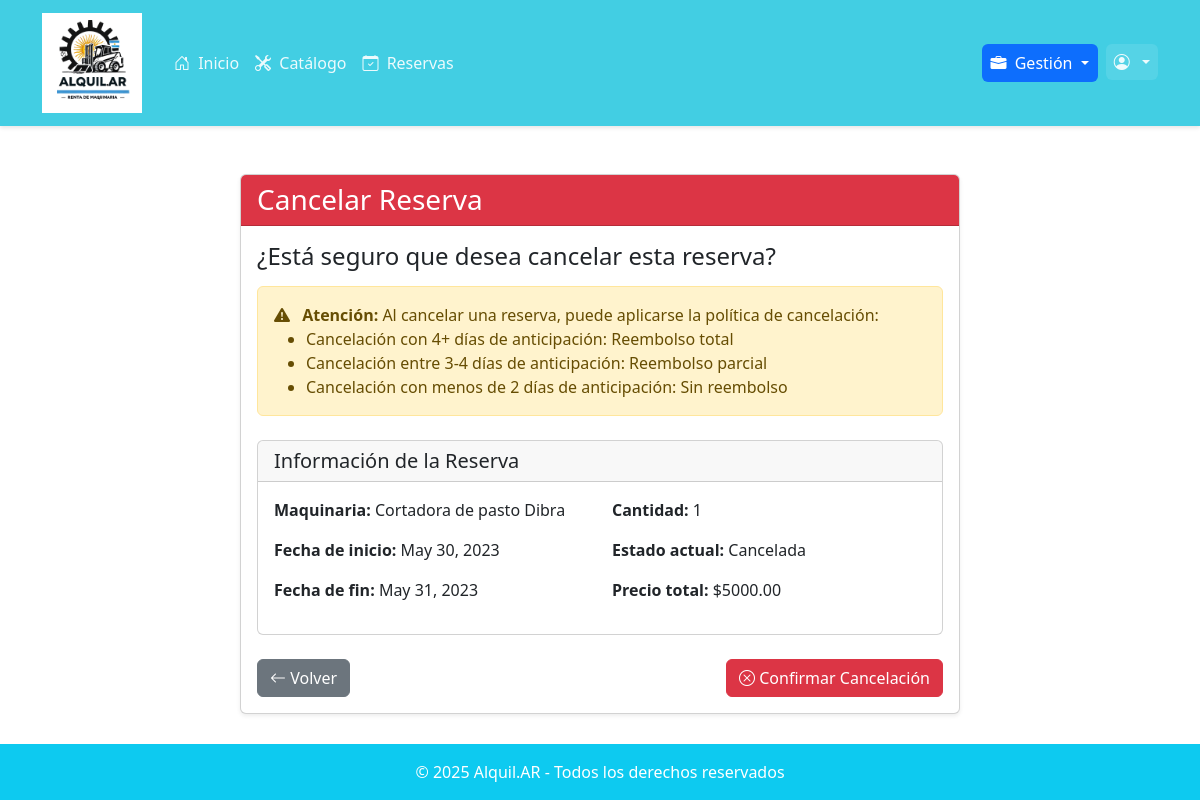
The app's page /reservas/cancelar/81/ (signed in), older data.
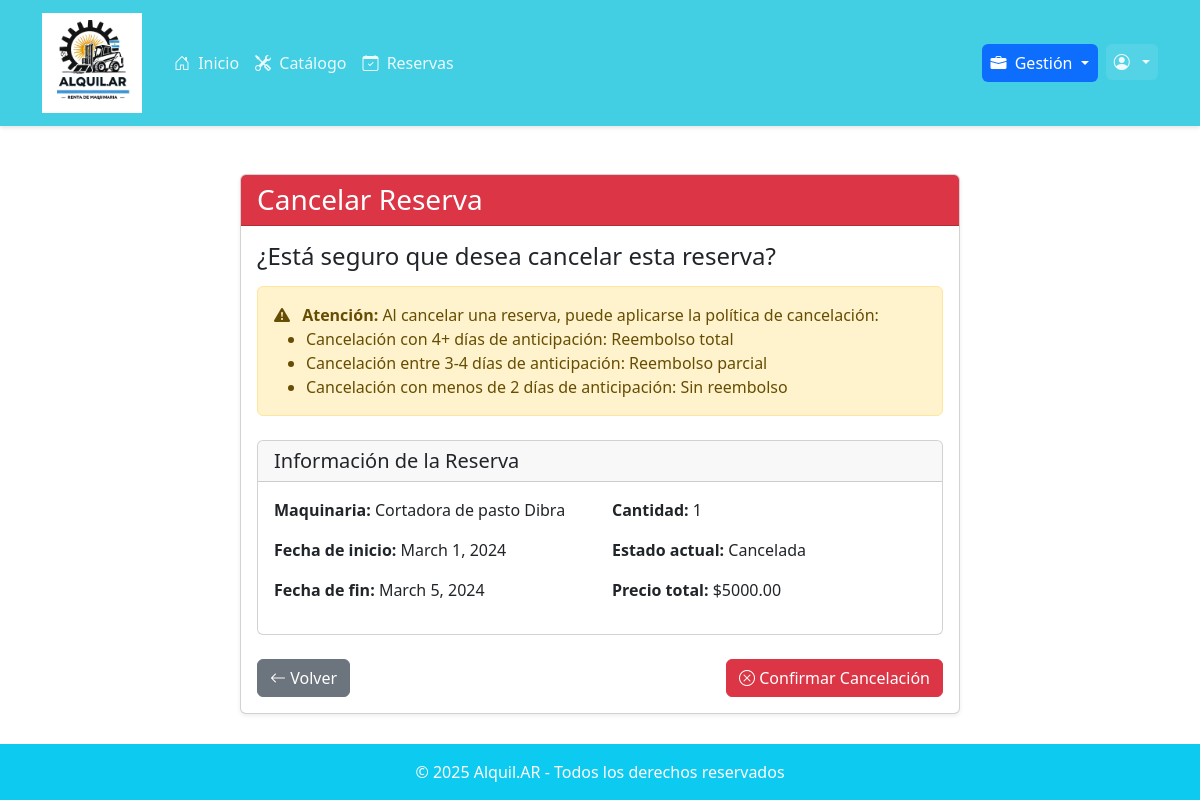
The same page, newer data.
### reservas/models.py (models this page shows, shortened)
class Reserva(models.Model):
    ESTADO_CHOICES = [
        ('PENDIENTE_PAGO', 'Pendiente de Pago'),
        ('CONFIRMADA', 'Confirmada'),
        ('CANCELADA', 'Cancelada'),
        ('FINALIZADA', 'Finalizada'),
        ('NO_DEVUELTA', 'No Devuelta'),
    ]
    TIPO_PAGO_CHOICES = [
        ('ONLINE', 'Pago Online'),
        ('PRESENCIAL', 'Pago Presencial'),
    ]
    cliente = models.ForeignKey(Usuario, on_delete=models.CASCADE, related_name='reservas')
    maquinaria = models.ForeignKey(Maquinaria, on_delete=models.CASCADE, related_name='reservas')
    sucursal_retiro = models.ForeignKey(Sucursal, on_delete=models.CASCADE, related_name='reservas_retiro')
    fecha_inicio = models.DateField()
    fecha_fin = models.DateField()
    cantidad_solicitada = models.PositiveIntegerField()
    precio_total = models.DecimalField(max_digits=10, decimal_places=2)
    tipo_pago = models.CharField(max_length=12, choices=TIPO_PAGO_CHOICES, default='ONLINE')
    estado = models.CharField(max_length=15, choices=ESTADO_CHOICES, default='PENDIENTE_PAGO')
    fecha_creacion = models.DateTimeField(auto_now_add=True)
    fecha_confirmacion = models.DateTimeField(null=True, blank=True)
    empleado_procesador = models.ForeignKey(
        Usuario,
        on_delete=models.SET_NULL,
        null=True,
        blank=True,
        related_name='reservas_procesadas'
    )
    observaciones = models.TextField(blank=True, null=True)
    codigo_reserva = models.CharField(max_length=6, blank=True, null=True, unique=True)
    class Meta:
        verbose_name = "Reserva"
        verbose_name_plural = "Reservas"
        ordering = ['-fecha_creacion']

### maquinarias/models.py (models this page shows, shortened)
class Maquinaria(models.Model):
    nombre = models.CharField(max_length=100)
    tipo = models.ForeignKey(TipoMaquinaria, on_delete=models.PROTECT, related_name='maquinarias')
    marca = models.CharField(max_length=50)
    modelo = models.CharField(max_length=50)
    anio = models.SmallIntegerField()
    descripcion = models.TextField()
    imagen = models.ImageField(upload_to='maquinarias/images', null=True, blank=True)
    precio_por_dia = models.FloatField()
    stock_total = models.PositiveIntegerField(default=0)
    stock_disponible = models.PositiveIntegerField(default=0)
    minimo = models.SmallIntegerField()
    maximo = models.SmallIntegerField()
    cantDias_total = models.SmallIntegerField()
    cantDias_parcial = models.SmallIntegerField()
    cantDias_nulo = models.SmallIntegerField()
    sucursales = models.ManyToManyField(Sucursal, through='MaquinariaStock', related_name='maquinarias')

### reservas/views.py (the view, shortened to what this page needs)
# urls.py: path('cancelar/<int:reserva_id>/', views.cancelar_reserva, name='cancelar_reserva'),
@login_required
def cancelar_reserva(request, reserva_id):
    reserva = get_object_or_404(Reserva, id=reserva_id)
    if request.user.tipo == 'CLIENTE' and reserva.cliente != request.user:
        return HttpResponseForbidden("No puede cancelar esta reserva.")
    elif request.user.tipo not in ['CLIENTE', 'EMPLEADO', 'ADMIN']:
        return HttpResponseForbidden("No tiene permisos para cancelar reservas.")
    context = {
        'reserva': reserva,
        'titulo': 'Cancelar Reserva',
    }
    return render(request, 'reservas/cancelar_reserva.html', context)

### reservas/templates/reservas/cancelar_reserva.html (shortened to what this page needs)
{% extends 'base.html' %}
{% block content %}
<div class="container mt-5">
    <div class="row justify-content-center">
        <div class="col-md-8">
            <div class="card shadow-sm">
                <div class="card-header bg-danger text-white">
                    <h3 class="mb-0">Cancelar Reserva</h3>
                </div>
                <div class="card-body">
                    {% if reserva.estado == None %}
                        <div class="alert alert-warning">
                            <p>Esta reserva está en estado incompleto (None). Probablemente fue creada pero no confirmada.</p>
                            <p>Puede regresar al catálogo de maquinarias para crear una nueva reserva.</p>
                        </div>
                    {% else %}
                        <h4>¿Está seguro que desea cancelar esta reserva?</h4>
                        <div class="alert alert-warning mt-3">
                            <i class="bi bi-exclamation-triangle-fill me-2"></i>
                            <strong>Atención:</strong> Al cancelar una reserva, puede aplicarse la política de cancelación:
                            <ul class="mb-0">
                                <li>Cancelación con {{ reserva.maquinaria.cantDias_total }}+ días de anticipación: Reembolso total</li>
                                <li>Cancelación entre {{ reserva.maquinaria.cantDias_parcial }}-{{ reserva.maquinaria.cantDias_total }} días de anticipación: Reembolso parcial</li>
                                <li>Cancelación con menos de {{ reserva.maquinaria.cantDias_nulo }} días de anticipación: Sin reembolso</li>
                            </ul>
                        </div>
                        <div class="card mb-4 mt-4">
                            <div class="card-header">
                                <h5 class="mb-0">Información de la Reserva</h5>
                            </div>
                            <div class="card-body">
                                <div class="row">
                                    <div class="col-md-6">
                                        <p><strong>Maquinaria:</strong> {{ reserva.maquinaria.nombre }}</p>
                                        <p><strong>Fecha de inicio:</strong> {{ reserva.fecha_inicio }}</p>
                                        <p><strong>Fecha de fin:</strong> {{ reserva.fecha_fin }}</p>
                                    </div>
                                    <div class="col-md-6">
                                        <p><strong>Cantidad:</strong> {{ reserva.cantidad_solicitada }}</p>
                                        <p><strong>Estado actual:</strong> {{ reserva.get_estado_display }}</p>
                                        <p><strong>Precio total:</strong> ${{ reserva.precio_total }}</p>
                                    </div>
                                </div>
                            </div>
                        </div>
                        <form method="post" class="mt-4">
                            <div class="d-flex justify-content-between">
                                <a href="{% url 'reservas:lista_reservas' %}" class="btn btn-secondary">
                                    <i class="bi bi-arrow-left"></i> Volver
                                </a>
                                <button type="submit" class="btn btn-danger">
                                    <i class="bi bi-x-circle"></i> Confirmar Cancelación
                                </button>
                            </div>
                        </form>
                    {% endif %}
                </div>
            </div>
        </div>
    </div>
</div>
{% endblock %}

Row changes from the older to the newer data that the page shows:
changed Reserva "Cancelada": fecha_inicio "May 30, 2023" → "March 1, 2024"; fecha_fin "May 31, 2023" → "March 5, 2024"
